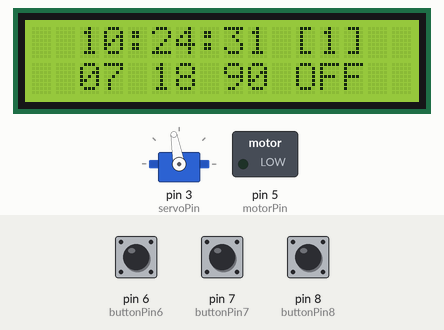
This sketch was run on a simulated Arduino Uno, built with avr-gcc and run on an emulated ATmega328P. Parts: servo, 16×2 character LCD, switched loads named in the sketch (green lamp = pin HIGH). Dashed ring = blinking. Inputs (shaded band) come from the test bench; at power-on: pin 6 (buttonPin6) HIGH, pin 7 (buttonPin7) HIGH, pin 8 (buttonPin8) HIGH. The local clock reads 2024-03-15 10:24:30 at power-on unless the sketch sets it; what the sketch prints to the serial monitor is not drawn.

Above: at 1.2 s.
1.3 s: pin 6 (buttonPin6) pulled LOW for 3.2 s
At 5.6 s:
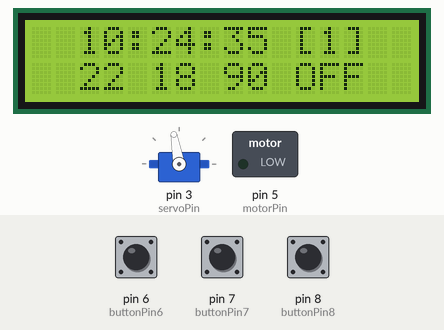
6.0 s: pin 7 (buttonPin7) pulled LOW for 1 s
At 7.8 s:
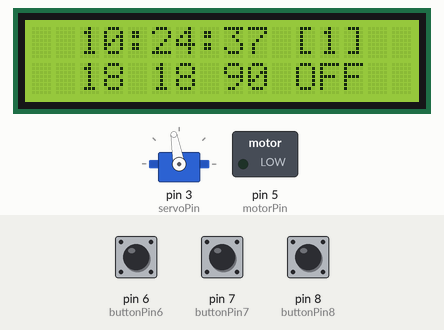
8.5 s: pin 8 (buttonPin8) pulled LOW for 3.2 s
At 9.36 s:
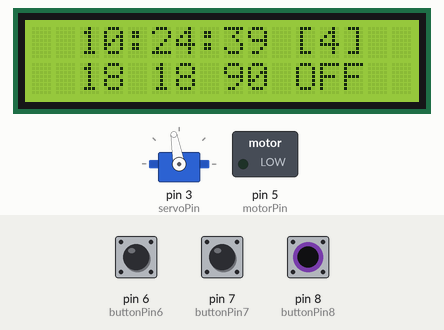
13.2 s: pin 6 (buttonPin6) pulled LOW for 1 s
At 14.7 s:
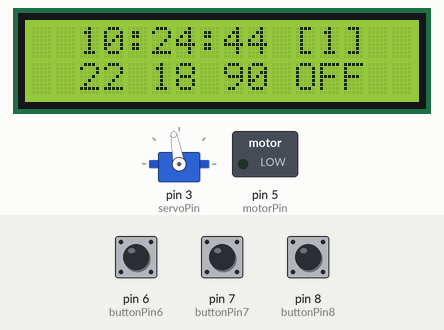
15.7 s: pin 8 (buttonPin8) pulled LOW for 1 s
At 17.8 s:
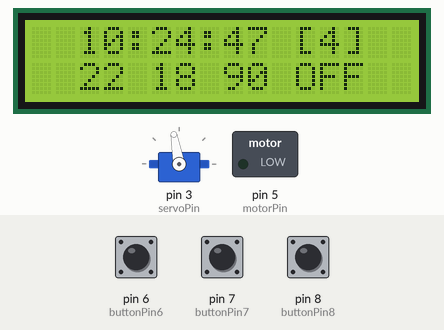
18.2 s: pin 7 (buttonPin7) pulled LOW for 3.2 s
At 18.54 s:
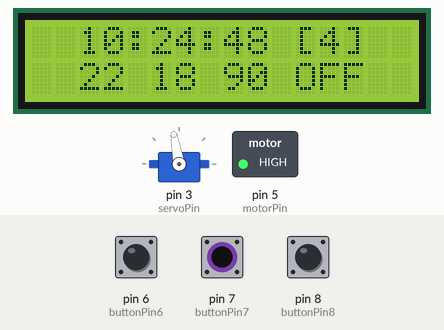
Timing chart, 0 to 22.8 s (numbered marks = the images above; inputs shaded):
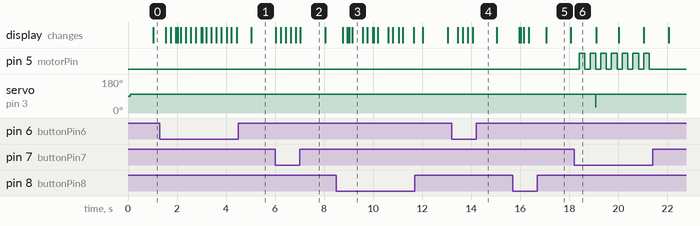

The sketch:

fish_feeder.ino
```cpp
#include <Wire.h>
#include <RTClib.h>
#include <LiquidCrystal_I2C.h>
#include <string.h>
#include <Servo.h>

RTC_DS3231 rtc;
LiquidCrystal_I2C lcd(0x27, 16, 2); // Adjust the address (0x27) if needed
Servo servo;
int servoPin = 3;
int motorPin = 5;

struct {
  int hour = 0;
  int minute = 0;
  int second = 0;

  String getString () {
    String time = "";
    if (this->hour < 10) {
      time += "0";
    }
    time += String(this->hour);
    // time += ":";
    // if (this->minute < 10) {
    //   time += "0";
    // }
    // time += String(this->minute);
    return time;
  }
} Time1, Time2;

int servoAngle = 90;

const int buttonPin8 = 8;
const int buttonPin7 = 7;
const int buttonPin6 = 6;

int lastButtonState8 = HIGH;
int lastButtonState7 = HIGH;
int lastButtonState6 = HIGH;

unsigned long lastDebounceTime8 = 0;
unsigned long lastDebounceTime7 = 0;
unsigned long lastDebounceTime6 = 0;

const unsigned long debounceDelay = 200;

int editIndex = 1;
bool trigger = false;

void setup() {
  Serial.begin(9600);

  pinMode(buttonPin8, INPUT_PULLUP);
  pinMode(buttonPin7, INPUT_PULLUP);
  pinMode(buttonPin6, INPUT_PULLUP);

  servo.attach(servoPin);

  Wire.begin();
  lcd.init();
  lcd.backlight();

  if (!rtc.begin()) {
    lcd.print("Couldn't find RTC");
    while (1);
  }

  if (rtc.lostPower()) {
  rtc.adjust(DateTime(F(__DATE__), F(__TIME__)));
    lcd.print("RTC lost power!");
  }

  Time1.hour = 7;
  Time1.minute = 0;
  Time1.second = 0;

  Time2.hour = 18;
  Time2.minute = 0;
  Time2.second = 0;
}

void loop() {
  DateTime now = rtc.now();

  // Run Motor and Servo on schedule
  if ((now.hour() == Time1.hour || now.hour() == Time2.hour) && now.minute() == 0 && now.second() == 0) {
    Serial.println("Trigger state on");
    trigger = true;
  }
  if ((now.hour() == Time1.hour || now.hour() == Time2.hour) && now.minute() == 0 && now.second() == 10) {
    Serial.println("Trigger state off");
    trigger = false;
  }
  if ((now.hour() == Time1.hour || now.hour() == Time2.hour) && now.minute() == 30 && now.second() == 0) {
    Serial.println("Trigger state on");
    trigger = true;
  }
  if ((now.hour() == Time1.hour || now.hour() == Time2.hour) && now.minute() == 30 && now.second() == 10) {
    Serial.println("Trigger state off");
    trigger = false;
  }

  // Motor and Servo Logic
  if (trigger) {
    analogWrite(motorPin, 255); // Start motor

    delay(200); // Wait 200 ms

    servo.write(120 - servoAngle); // Move servo to the calculated angle
  } else {
    analogWrite(motorPin, 0); // Stop motor
    servo.write(100);         // Reset servo position
  }

  // Display
  lcd.setCursor(0, 0);
  lcd.print("  ");
  if (now.hour() < 10) {
    lcd.print("0");
  }
  lcd.print(now.hour());
  lcd.print(':');
  if (now.minute() < 10) {
    lcd.print("0");
  }
  lcd.print(now.minute());

  lcd.print(':');
  if (now.second() < 10) {
    lcd.print("0");
  }
  lcd.print(now.second());
  if (editIndex == 1) {
    lcd.print(" [1]");
  } else if (editIndex == 2) {
    lcd.print(" [2]");
  } else if (editIndex == 3) {
    lcd.print(" [3]");
  } else {
    lcd.print(" [4]");
  }

  lcd.setCursor(0, 1);
  lcd.print("  ");
  lcd.print(Time1.getString());
  lcd.print(" ");
  lcd.print(Time2.getString());
  lcd.print(" ");
  lcd.print(String(servoAngle));
  lcd.print(" ");
  if (!trigger) {
    lcd.print("OFF");
  } else {
    lcd.print(" ");
    lcd.print("ON");
  }

  // Buttons
  int reading8 = digitalRead(buttonPin8);
  int reading7 = digitalRead(buttonPin7);
  int reading6 = digitalRead(buttonPin6);

  if (reading8 != lastButtonState8) {
    lastDebounceTime8 = millis();
  }
  if (reading8 == LOW) {
    if ((millis() - lastDebounceTime8) > debounceDelay) {
      Serial.println("Button on pin D8 pressed");
      editIndex += 1;
      if (editIndex > 4) {
        editIndex = 0;
      }
      lastDebounceTime8 = millis();
    }
  }
  lastButtonState8 = reading8;

  if (reading7 != lastButtonState7) {
    lastDebounceTime7 = millis();
  }
  if (reading7 == LOW) {
    if ((millis() - lastDebounceTime7) > debounceDelay) {
      Serial.println("Button on pin D7 pressed");
      if (editIndex == 1) {
        Time1.hour -= 1;
        if (Time1.hour < 0) {
          Time1.hour = 23;
        }
      } else if (editIndex == 2) {
        Time2.hour -= 1;
        if (Time2.hour < 0) {
          Time2.hour = 23;
        }
      } else if (editIndex == 3) {
        servoAngle -= 10;
        if (servoAngle < 10) {
          servoAngle = 90;
        }
      } else {
        trigger = !trigger;
      }
      lastDebounceTime7 = millis();
    }
  }
  lastButtonState7 = reading7;

  if (reading6 != lastButtonState6) {
    lastDebounceTime6 = millis();
  }
  if (reading6 == LOW) {
    if ((millis() - lastDebounceTime6) > debounceDelay) {
      Serial.println("Button on pin D6 pressed");
      if (editIndex == 1) {
        Time1.hour += 1;
        if (Time1.hour > 23) {
          Time1.hour = 0;
        }
      } else if (editIndex == 2) {
        Time2.hour += 1;
        if (Time2.hour > 23) {
          Time2.hour = 0;
        }
      } else if (editIndex == 3) {
        servoAngle += 10;
        if (servoAngle > 90) {
          servoAngle = 10;
        }
      } else {
        trigger = !trigger;
      }
      lastDebounceTime6 = millis();
    }
  }
  lastButtonState6 = reading6;
}
```

Measured:
- after the input at 18.2 s, pin 5 (motorPin): alternates HIGH for 0.23 s and LOW for 0.21 s, 14 changes in all, then stays LOW, starting after 0.21 s; servo on pin 3 (servoPin): 100° → 30° after 0.88 s, → 100° 0.01 s later
- what the display in image 2 shows lasts 1.0 s, from 7.0 s to 8.0 s
- what the display in image 3 shows lasts 0.5 s, from 9.1 s to 9.6 s
